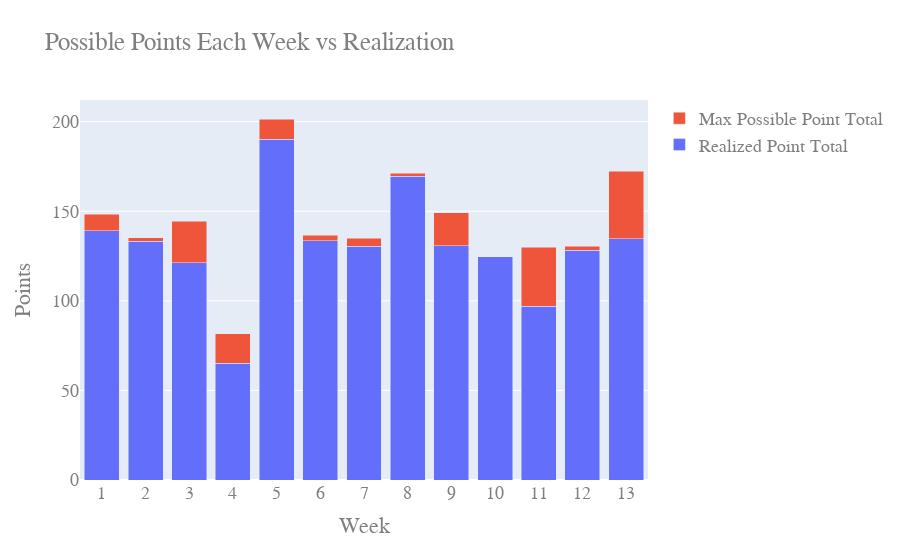

Notebook source saved alongside this figure:
### Code cell
import plotly.graph_objects as go
weeks = []
for i in range(1,14):
    weeks.append(i)

    
points_left = weekly_points.poss_points-weekly_points.realized_points
fig = go.Figure(data=[
    go.Bar(name='Realized Point Total', x=weeks, y= weekly_points.realized_points),
    go.Bar(name='Max Possible Point Total', x=weeks, y= points_left)
])
# Change the bar mode
fig.update_layout(barmode='stack')

print('Average percent of possible points left on table weekly:', round(sum(weekly_points.realized_points)/sum(weekly_points.poss_points)*1000)/100, "%")
print('Most points left on table in a single week:', round(max(points_left)*100)/100)
print('Least points left on table in a single week:', round(min(points_left)*100)/100)
print('Average amount of points left on the table:', round(sum(points_left)*100/len(points_left))/100)

fig.update_layout(
    title="Possible Points Each Week vs Realization",
    xaxis_title="Week",
    yaxis_title="Points",
    font=dict(
        family="Courier New, monospace",
        size=18,
        color="#7f7f7f"
    )
)

fig.update_layout(
    xaxis = dict(
        tickmode = 'linear',
        tick0 = 0,
        dtick = 1
    )
)

fig.show()

### Figure 1 — Plotly figure (JSON) as saved in the notebook; plotly's stock layout.template omitted (floating-point values rounded to 4 significant figures)
{"data": [{"name": "Realized Point Total", "type": "bar", "x": [1, 2, 3, 4, 5, 6, 7, 8, 9, 10, 11, 12, 13], "y": [139.1, 133.4, 121.3, 65.1, 190.2, 133.5, 130.3, 169.6, 130.6, 124.7, 97.06, 128.3, 134.7]}, {"name": "Max Possible Point Total", "type": "bar", "x": [1, 2, 3, 4, 5, 6, 7, 8, 9, 10, 11, 12, 13], "y": [9.2, 1.9, 23.1, 16.6, 11.2, 3, 4.7, 1.7, 18.6, 0, 32.8, 2, 37.58]}], "layout": {"barmode": "stack", "font": {"color": "#7f7f7f", "family": "Courier New, monospace", "size": 18}, "title": {"text": "Possible Points Each Week vs Realization"}, "xaxis": {"dtick": 1, "tick0": 0, "tickmode": "linear", "title": {"text": "Week"}}, "yaxis": {"title": {"text": "Points"}}}}
